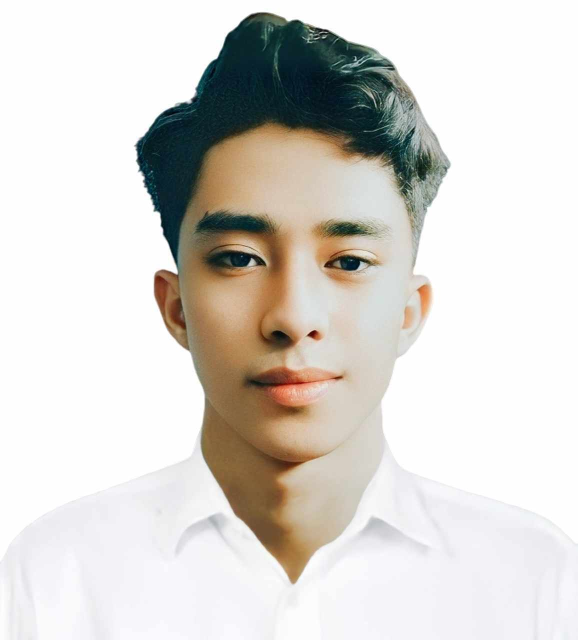
#> input picture Feature-Extraction-Machine-Problem-3/images/original_image1.jpg, 1155 x 1280 px, found by its file name (shown at 1/2 size)
$ jupyter execute --allow-errors 4B_NIEGOS_EXER2.ipynb   (shell and % lines are left out)
#> lines starting #> are read from the running program, lines starting #| are printed output that depends on the picture
[cell 1]


%cd opencv
%cd build

[cell 2]
from google.colab import drive
drive.mount('/content/drive')

#***Task 1: SIFT Feature Extraction***

[cell 3]
import cv2
import matplotlib.pyplot as plt
import numpy as np
from PIL import Image

# Load the image
image = cv2.imread('/content/drive/MyDrive/IMAGES/original_image1.jpg')
#> image is the input picture: shape (1280, 1155, 3); mean B, G, R 208.6, 213.3, 216.5
gray_image = cv2.cvtColor(image, cv2.COLOR_BGR2GRAY)
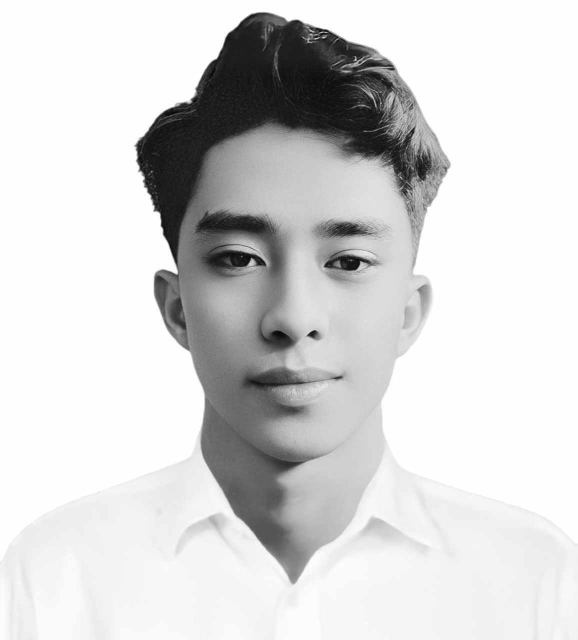
#> gray_image: shape (1280, 1155) (shown at 1/2 size); min 0, max 255, mean 213.8

# Initialize SIFT detector
sift = cv2.SIFT_create()

# Detect keypoints and descriptors
keypoints, descriptors = sift.detectAndCompute(gray_image, None)
#> keypoints = 1329 keypoints; strongest (x, y, size): (652, 65, 2.2), (647, 75, 3.1), (504, 524, 7.9), (829, 334, 70.3)

# Draw keypoints on the image
image_with_keypoints = cv2.drawKeypoints(image, keypoints, None)
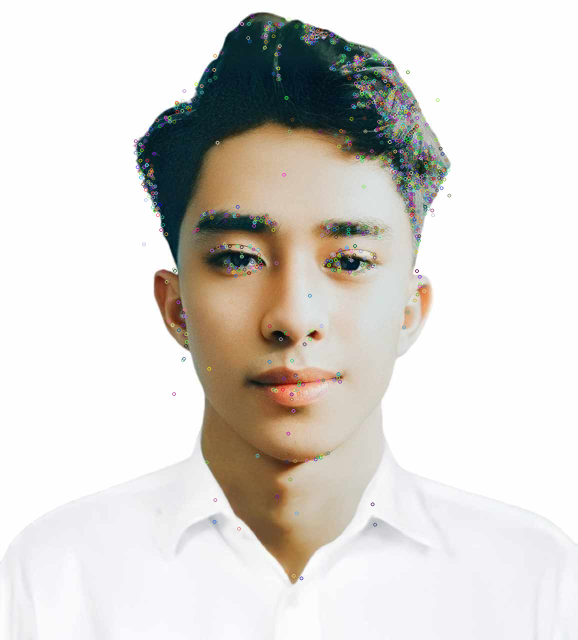
#> image_with_keypoints: shape (1280, 1155, 3) (shown at 1/2 size); mean B, G, R 208.9, 213.5, 216.9

# Display the image with keypoints
plt.imshow(cv2.cvtColor(image_with_keypoints, cv2.COLOR_BGR2RGB))
plt.title('SIFT Keypoints')
plt.show()

#***Task 2: SURF Feature Extraction***

[cell 4]
# Load the image
image = cv2.imread('/content/drive/MyDrive/IMAGES/original_image1.jpg')
gray_image = cv2.cvtColor(image, cv2.COLOR_BGR2GRAY)

# Initialize SURF detector (You might need OpenCV-contrib for SURF)
#> (the rest of this cell did not finish here and is left out)

#***Task 3: ORB Feature Extraction***

[cell 5]
# Load the image
image = cv2.imread('/content/drive/MyDrive/IMAGES/original_image1.jpg')
gray_image = cv2.cvtColor(image, cv2.COLOR_BGR2GRAY)

# Initialize ORB detector
orb = cv2.ORB_create()

# Detect keypoints and descriptors
keypoints, descriptors = orb.detectAndCompute(gray_image, None)
#> keypoints = 500 keypoints; strongest (x, y, size): (713, 520, 111.1), (314, 427, 92.6), (724, 525, 77.1), (319, 428, 77.1)

# Draw keypoints on the image
image_with_keypoints = cv2.drawKeypoints(image, keypoints, None)

# Display the image with keypoints
plt.imshow(cv2.cvtColor(image_with_keypoints, cv2.COLOR_BGR2RGB))
plt.title('ORB Keypoints')
plt.show()

#***Task 4: Feature Matching***

[cell 6]
# Load two images
image1 = cv2.imread('/content/drive/MyDrive/IMAGES/original_image1.jpg', 0)
#> image1: shape (1280, 1155); min 0, max 255, mean 213.8
image2 = cv2.imread('/content/drive/MyDrive/IMAGES/original_image2.jpg', 0)
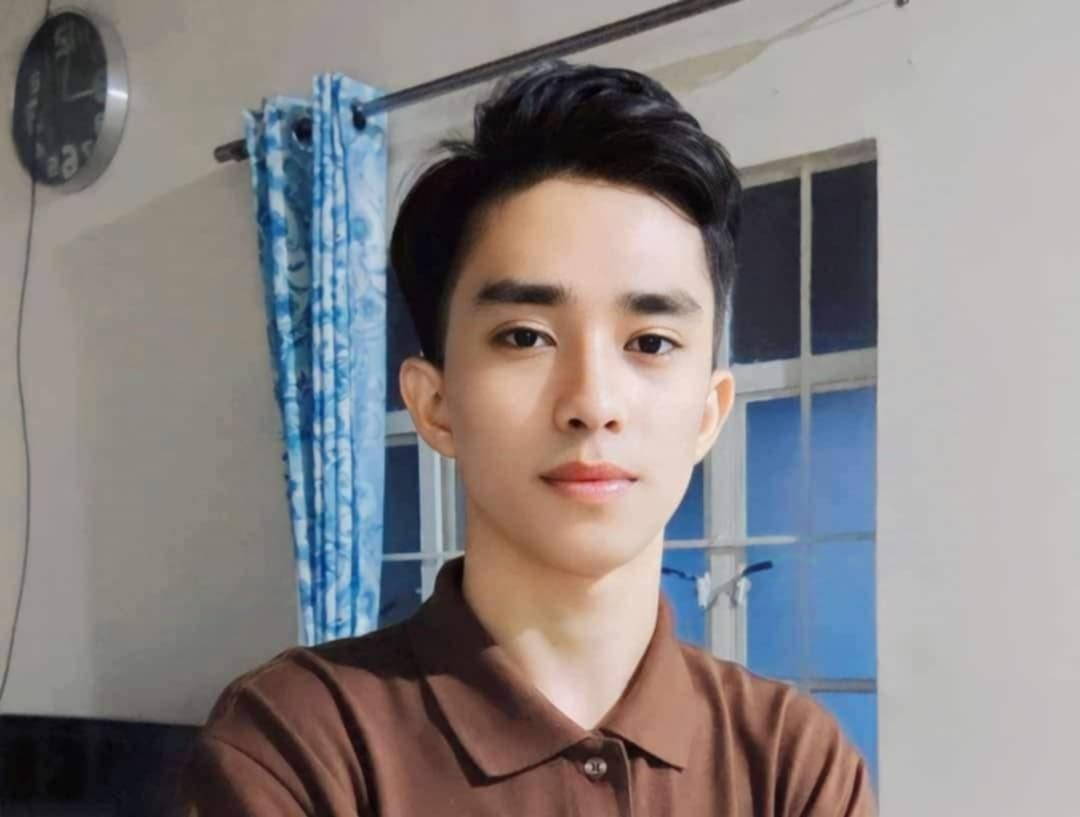
#> input picture Feature-Extraction-Machine-Problem-3/images/original_image2.jpg, 1080 x 817 px, found by its file name
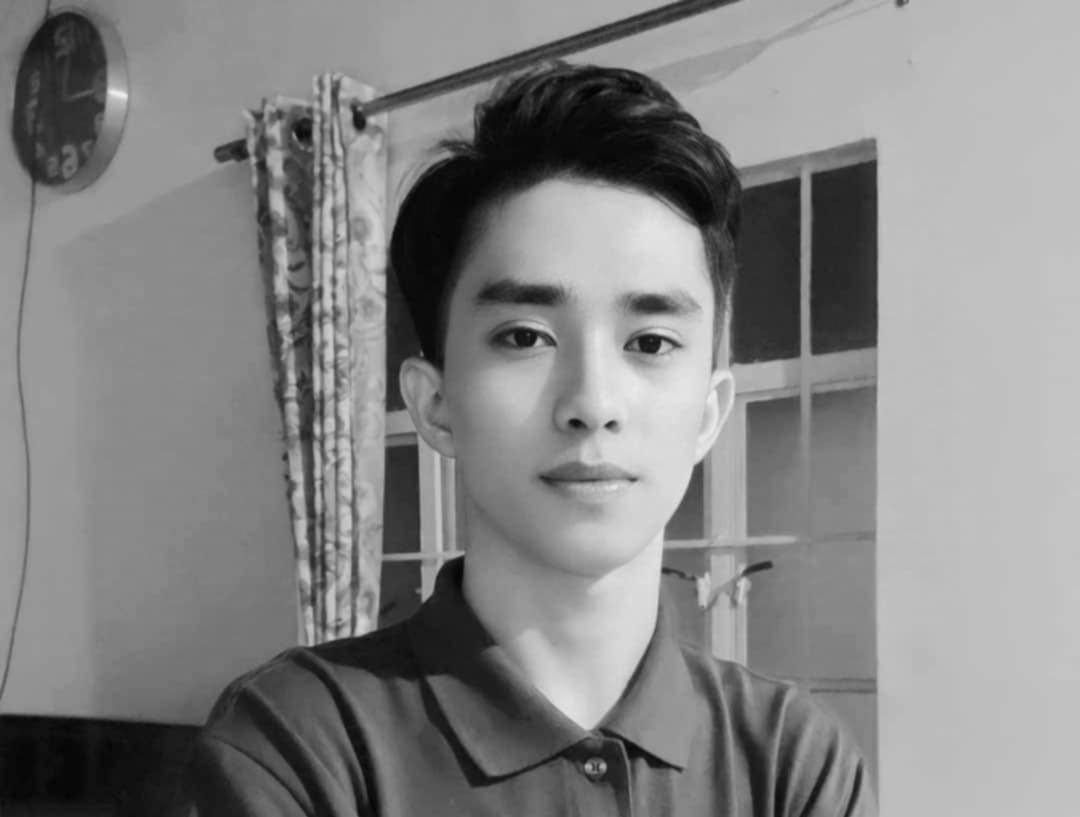
#> image2: shape (817, 1080); min 1, max 240, mean 132.7

# Initialize SIFT detector
sift = cv2.SIFT_create()

# Find keypoints and descriptors with SIFT
keypoints1, descriptors1 = sift.detectAndCompute(image1, None)
#> keypoints1 = 1329 keypoints; strongest (x, y, size): (702, 526, 23.6), (652, 65, 2.2), (647, 75, 3.1), (504, 524, 7.9)
keypoints2, descriptors2 = sift.detectAndCompute(image2, None)
#> keypoints2 = 843 keypoints; strongest (x, y, size): (648, 344, 17), (610, 425, 7), (800, 260, 125), (584, 122, 94.5)

# Initialize the matcher
bf = cv2.BFMatcher(cv2.NORM_L2, crossCheck=True)

# Match descriptors
matches = bf.match(descriptors1, descriptors2)
#> matches = 264 matches

# Sort matches by distance (best matches first)
matches = sorted(matches, key=lambda x: x.distance)

# Draw matches
image_matches = cv2.drawMatches(image1, keypoints1, image2, keypoints2, matches[:10], None, flags=cv2.DrawMatchesFlags_NOT_DRAW_SINGLE_POINTS)
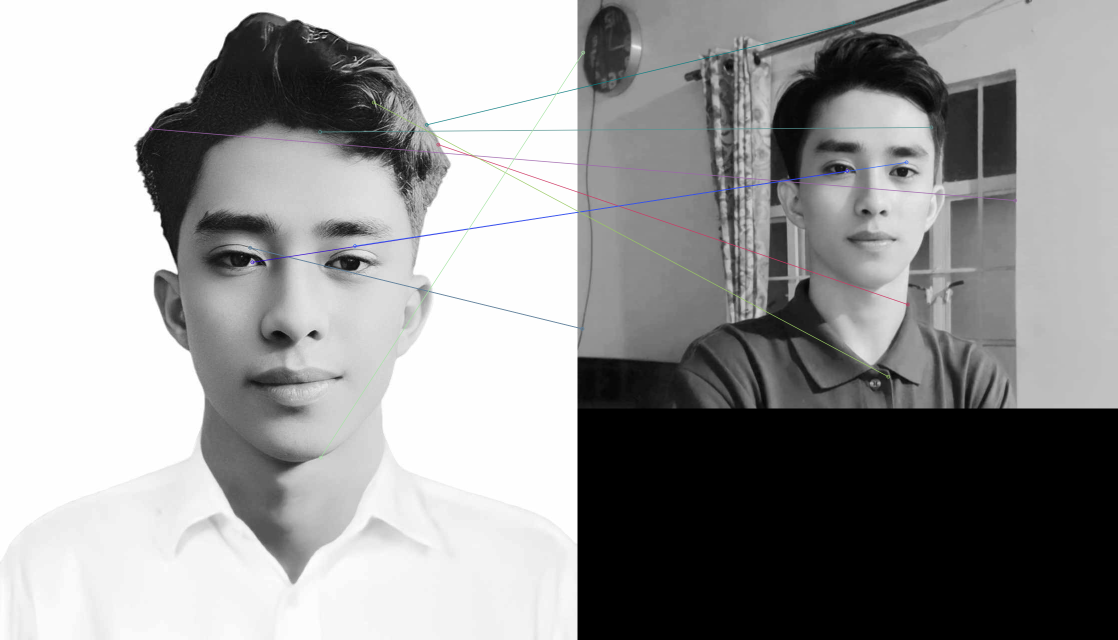
#> image_matches: shape (1280, 2235, 3) (shown at 1/2 size); mean of channels 0, 1, 2 151.3, 151.2, 151.1; drawn as B, G, R

# Display the matches
plt.imshow(image_matches)
plt.title('Feature Matching with SIFT')
plt.show()

#***Task 5: Applications of Feature Matching***

[cell 7]
# Load two images
image1 = cv2.imread('/content/drive/MyDrive/IMAGES/original_image1.jpg')
image2 = cv2.imread('/content/drive/MyDrive/IMAGES/original_image2.jpg')
#> image2 is the input picture: shape (817, 1080, 3); mean B, G, R 131.7, 131.1, 136.2

# Convert to grayscale
gray1= cv2.cvtColor(image1, cv2.COLOR_BGR2GRAY)
gray2 = cv2.cvtColor(image2, cv2.COLOR_BGR2GRAY)

# Detect keypoints and descriptors using SIFT
sift = cv2.SIFT_create()
keypoints1, descriptors1 = sift.detectAndCompute(gray1, None)
#> keypoints1 = 1329 keypoints; strongest (x, y, size): (652, 65, 2.2), (647, 75, 3.1), (504, 524, 7.9), (829, 334, 70.3)
keypoints2, descriptors2 = sift.detectAndCompute(gray2, None)

# Match features using BFMatcher
bf = cv2.BFMatcher(cv2.NORM_L2)
matches = bf.knnMatch(descriptors1, descriptors2, k=2)
#> matches = 1329 matches

# Apply ratio test (Lowe's ratio test)
good_matches = []
for m, n in matches:
  if m.distance < 0.75 * n.distance:
    good_matches.append(m)
#> after the loop, good_matches = 26 matches

# Extract location of good matches
src_pts = np.float32(
    [keypoints1[m.queryIdx].pt for m in good_matches]
).reshape(-1, 1, 2)
#> src_pts = 26 rows, first 8: [412.8, 426.8], [456, 522.3], [475, 413.2], [488.6, 538.7], [498.5, 533.7], [504.3, 524.2], [507.8, 451.3], [519.5, 523.6]
dst_pts = np.float32(
    [keypoints2[m.trainIdx].pt for m in good_matches]
).reshape(-1, 1, 2)
#> dst_pts = 26 rows, first 8: [47.52, 11.96], [511, 338.7], [527.4, 274.6], [528.9, 350.6], [662, 354], [539, 341.4], [542.6, 296.1], [549.6, 341]

# Find homography matrix
M, mask = cv2.findHomography(src_pts, dst_pts, cv2.RANSAC, 5.0)
#> M = [[0.764, -0.0786, 235.9], [0.087, 0.622, -3.58], [0.000229, -7.83e-05, 1]]; mask = 26 values, max 1 at index 1, min 0 at index 0, mean 0.423

# Warp one image to align with the other
h, w, _ = image1.shape
#> h = 1280; w = 1155
result = cv2.warpPerspective(image1, M, (w, h))
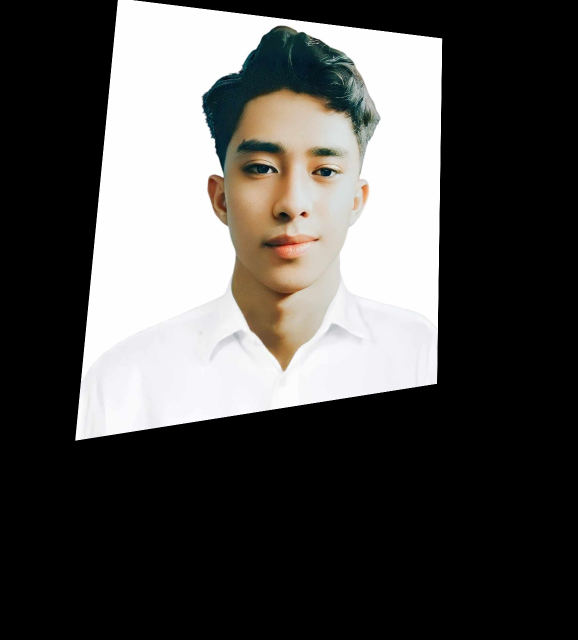
#> result: shape (1280, 1155, 3) (shown at 1/2 size); mean B, G, R 76.7, 78.4, 79.6

# Display the result
plt.imshow(cv2.cvtColor(result, cv2.COLOR_BGR2RGB))
plt.title('Image Alignment using Homography')
plt.show()

#***Task 6: Combining Feature Extraction Methods***

[cell 8]
import cv2
import numpy as np
import matplotlib.pyplot as plt

# Load two images
image1 = cv2.imread('/content/drive/MyDrive/IMAGES/original_image1.jpg', 0)
image2 = cv2.imread('/content/drive/MyDrive/IMAGES/original_image2.jpg', 0)

# SIFT detector
sift = cv2.SIFT_create()
keypoints1_sift, descriptors1_sift = sift.detectAndCompute(image1, None)
#> keypoints1_sift = 1329 keypoints; strongest (x, y, size): (702, 526, 23.6), (652, 65, 2.2), (647, 75, 3.1), (504, 524, 7.9)
keypoints2_sift, descriptors2_sift = sift.detectAndCompute(image2, None)
#> keypoints2_sift has the same summary as keypoints2

# ORB detector
orb = cv2.ORB_create()
keypoints1_orb, descriptors1_orb = orb.detectAndCompute(image1, None)
#> keypoints1_orb has the same summary as keypoints
keypoints2_orb, descriptors2_orb = orb.detectAndCompute(image2, None)
#> keypoints2_orb = 500 keypoints; strongest (x, y, size): (657, 340, 92.6), (652, 340, 111.1), (362, 627, 111.1), (358, 630, 77.1)

# Draw keypoints for SIFT
image1_sift = cv2.drawKeypoints(image1, keypoints1_sift, None, flags=cv2.DRAW_MATCHES_FLAGS_DRAW_RICH_KEYPOINTS)
image2_sift = cv2.drawKeypoints(image2, keypoints2_sift, None, flags=cv2.DRAW_MATCHES_FLAGS_DRAW_RICH_KEYPOINTS)

# Draw keypoints for ORB
image1_orb = cv2.drawKeypoints(image1, keypoints1_orb, None, color=(0, 255, 0), flags=0)
image2_orb = cv2.drawKeypoints(image2, keypoints2_orb, None, color=(0, 255, 0), flags=0)

# Resize images to the same height for combining
def resize_to_same_height(img1, img2):
    h1, w1 = img1.shape[:2]
#> h1 = 1280; w1 = 1155
    h2, w2 = img2.shape[:2]
#> h2 = 817; w2 = 1080
    new_height = min(h1, h2)
#> new_height = 817
    img1_resized = cv2.resize(img1, (int(w1 * new_height / h1), new_height))
    img2_resized = cv2.resize(img2, (int(w2 * new_height / h2), new_height))
    return img1_resized, img2_resized

image1_sift_resized, image2_sift_resized = resize_to_same_height(image1_sift, image2_sift)
image1_orb_resized, image2_orb_resized = resize_to_same_height(image1_orb, image2_orb)

# Combine images horizontally for visualization
sift_combined = np.hstack((image1_sift_resized, image2_sift_resized))
orb_combined = np.hstack((image1_orb_resized, image2_orb_resized))
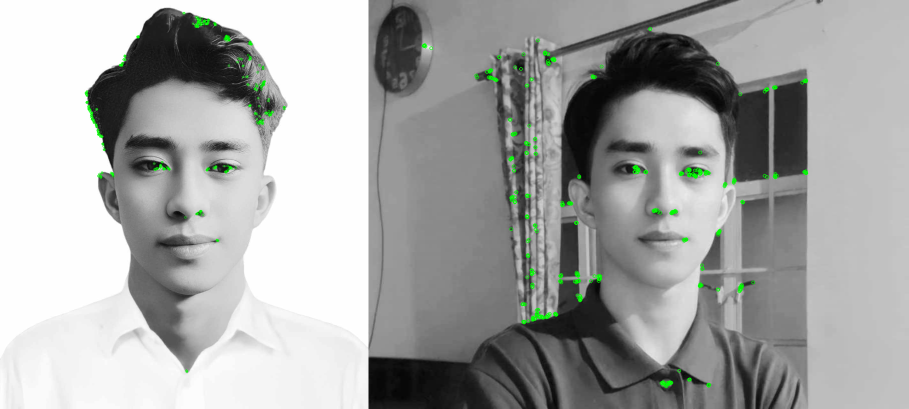
#> orb_combined: shape (817, 1817, 3) (shown at 1/2 size); mean of channels 0, 1, 2 164.9, 166.4, 164.9; drawn as B, G, R

# Display SIFT keypoints
plt.figure(figsize=(20, 10))
plt.subplot(1, 2, 1)
plt.imshow(sift_combined)
plt.title('SIFT Keypoints')
plt.axis('off')

# Display ORB keypoints
plt.subplot(1, 2, 2)
plt.imshow(orb_combined)
plt.title('ORB Keypoints')
plt.axis('off')
plt.show()

# Function to match and draw matches
def match_and_draw(descriptor1, descriptor2, keypoints1, keypoints2, method_name):
    # BFMatcher with default params
#> called with method_name = 'SIFT'
    bf = cv2.BFMatcher(cv2.NORM_L2 if method_name == "SIFT" else cv2.NORM_HAMMING, crossCheck=True)

    # Match descriptors
    matches = bf.match(descriptor1, descriptor2)
#> matches = 264 matches

    # Sort them in the order of their distance
    matches = sorted(matches, key=lambda x: x.distance)

    # Draw first 20 matches
    img_matches = cv2.drawMatches(image1, keypoints1, image2, keypoints2, matches[:20], None, flags=cv2.DrawMatchesFlags_NOT_DRAW_SINGLE_POINTS)

    # Display matches
    plt.figure(figsize=(20, 10))
    plt.imshow(img_matches)
    plt.title(f'{method_name} Matches')
    plt.axis('off')
    plt.show()

# Match and draw SIFT descriptors
match_and_draw(descriptors1_sift, descriptors2_sift, keypoints1_sift, keypoints2_sift, "SIFT")

# Match and draw ORB descriptors
match_and_draw(descriptors1_orb, descriptors2_orb, keypoints1_orb, keypoints2_orb, "ORB")
#> call 2 of match_and_draw, with method_name = 'ORB'
#> in match_and_draw (call 2), `matches = bf.match(descriptor1, descriptor2)`: matches = 97 matches
#> in match_and_draw (call 2), `img_matches = cv2.drawMatches(image1, keypoints1, image2, keypoints2, ..`:
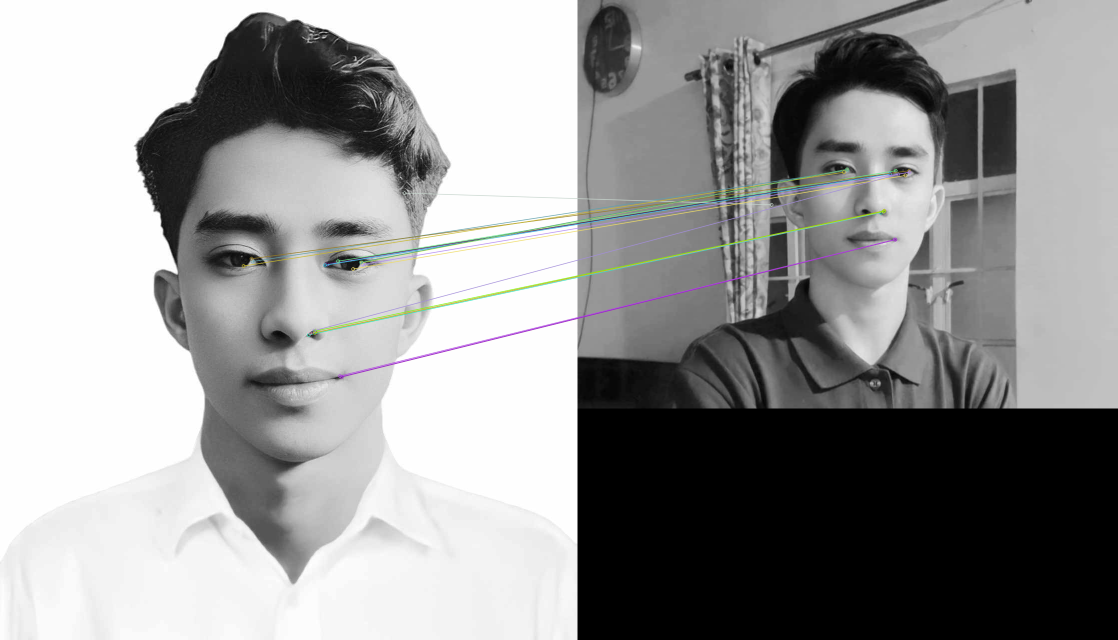
#> img_matches: shape (1280, 2235, 3) (shown at 1/2 size); mean of channels 0, 1, 2 151.1, 151.3, 151.1; drawn as B, G, R
